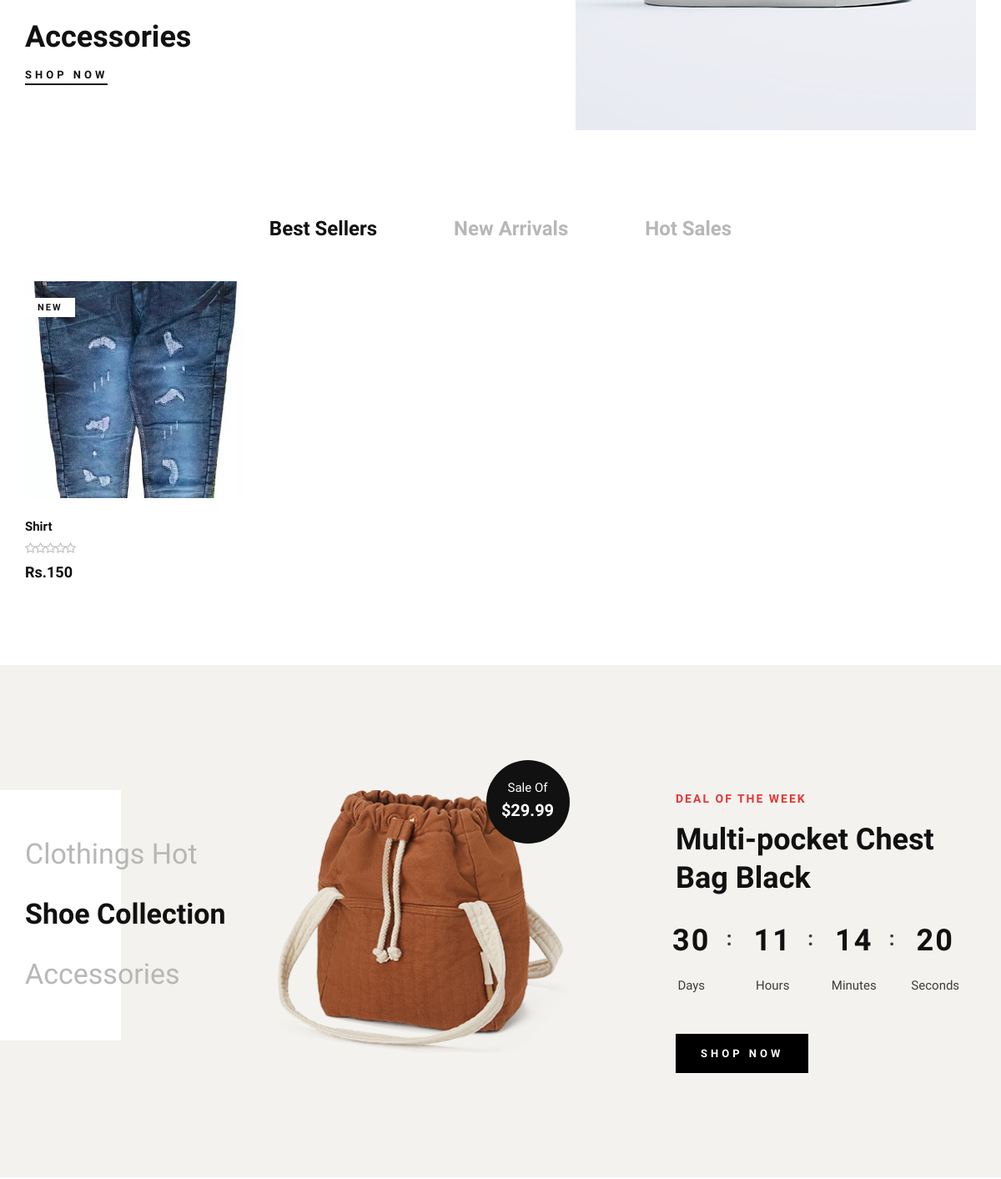
Before: / (middle part) with the older database file.
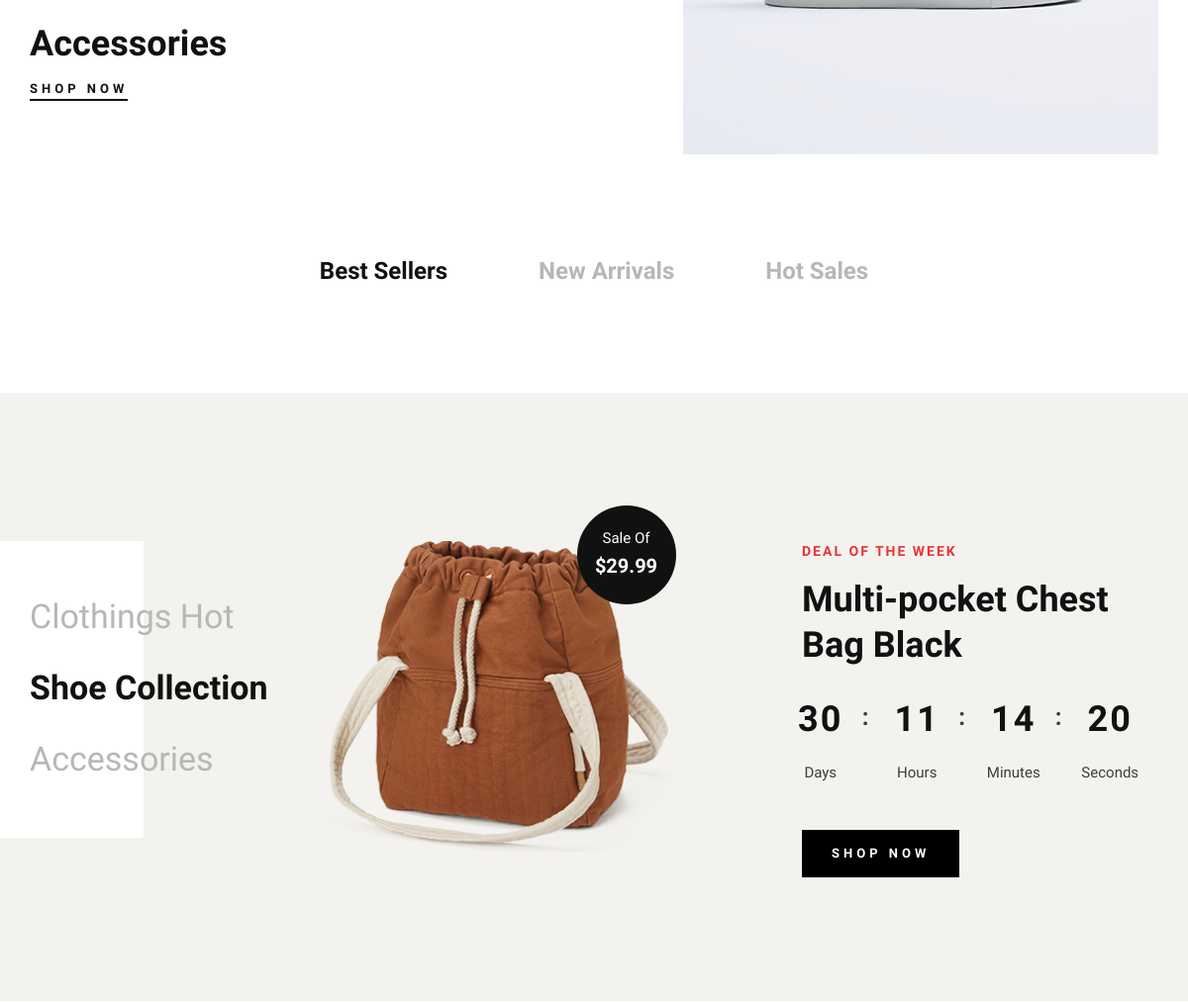
After: the same page with the newer database file.
### mainapp/models.py (models this page shows)
class Product(models.Model):
    title = models.CharField(max_length=50)
    price = models.IntegerField()
    description = models.CharField(max_length=200)
    product_image = models.ImageField(upload_to='media')
    category = models.CharField(choices=CATEGORY,max_length=50,null=True,blank=True)
    size = models.CharField(max_length=20,null=True,blank=True)

### mainapp/views.py (the view)
# urls.py: 2. Add a URL to urlpatterns:  path('', Home.as_view(), name='home')
def Home(request):
    product = Product.objects.filter(category = "Best")
    context = {
        'product':product
    }
    return render(request,'Home.html',context)

### templates/Home.html (shortened to what this page needs)
{% extends "index.html" %}
 {% block Home %}
 {% load static %}
<section class="banner spad">
  <div class="container">
    <div class="row">
      <div class="col-lg-5">
        <div class="banner__item banner__item--middle">
          <div class="banner__item__text">
            <h2>Accessories</h2>
            <a href="#">Shop now</a>
          </div>
        </div>
      </div>
      <div class="col-lg-7">
        <div class="banner__item banner__item--last">
          <div class="banner__item__pic">
            <img src="{% static 'img/banner/banner-3.jpg'%}" alt="" />
          </div>
        </div>
      </div>
    </div>
  </div>
</section>
<section class="product spad">
  <div class="container">
    <div class="row">
      <div class="col-lg-12">
        <ul class="filter__controls">
          <li class="active" data-filter="*">Best Sellers</li>
          <li data-filter=".new-arrivals">New Arrivals</li>
          <li data-filter=".hot-sales">Hot Sales</li>
        </ul>
      </div>
    </div>
    <div class="row product__filter">
      {% for i in product %}
      <div
        class="col-lg-3 col-md-6 col-sm-6 col-md-6 col-sm-6 mix new-arrivals"
      >
        <div class="product__item">
          <div
            class="product__item__pic set-bg"
            data-setbg="/media/{{i.product_image}}"
          >
            <span class="label">New</span>
          </div>
          <div class="product__item__text">
            <h6>{{i.title}}</h6>
            <div class="rating">
              <i class="fa fa-star-o"></i>
              <i class="fa fa-star-o"></i>
              <i class="fa fa-star-o"></i>
              <i class="fa fa-star-o"></i>
              <i class="fa fa-star-o"></i>
            </div>
            <h5>Rs.{{i.price}}</h5>
          </div>
        </div>
      </div>
      {% endfor %}
    </div>
  </div>
</section>
<section class="categories spad">
  <div class="container">
    <div class="row">
      <div class="col-lg-3">
        <div class="categories__text">
          <h2>
            Clothings Hot <br />
            <span>Shoe Collection</span> <br />
            Accessories
          </h2>
        </div>
      </div>
      <div class="col-lg-4">
        <div class="categories__hot__deal">
          <img src="{% static 'img/product-sale.png'%}" alt="" />
          <div class="hot__deal__sticker">
            <span>Sale Of</span>
            <h5>$29.99</h5>
          </div>
        </div>
      </div>
      <div class="col-lg-4 offset-lg-1">
        <div class="categories__deal__countdown">
          <span>Deal Of The Week</span>
          <h2>Multi-pocket Chest Bag Black</h2>
          <div class="categories__deal__countdown__timer" id="countdown">
          </div>
          <a href="#" class="primary-btn">Shop now</a>
        </div>
      </div>
    </div>
  </div>
</section>
{% endblock Home %}

Changed rows visible on the page:
removed Product: title "Shirt", price "150"
